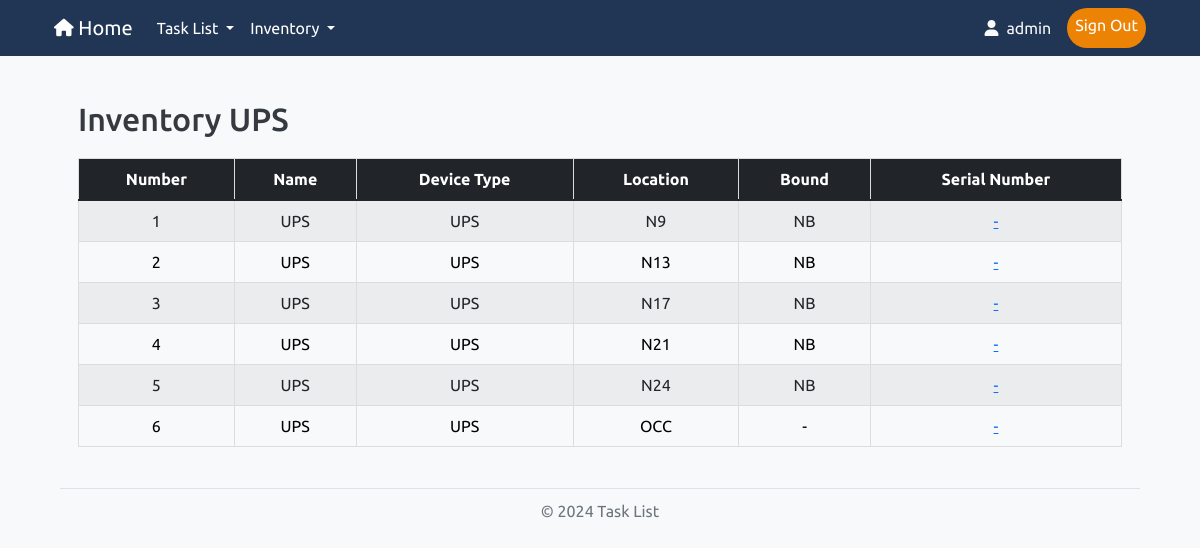
/inventory/ups (signed in), run on the app's committed database.
### models.py (models this page shows, shortened)
class User(UserMixin, db.Model):
    id = db.Column(db.Integer, primary_key=True)
    username = db.Column(db.String(50), unique=True, nullable=False)
    password = db.Column(db.String(255), nullable=False)
    role = db.Column(db.String(20), nullable=False)

class DeviceName(db.Model):
    id = db.Column(db.Integer, primary_key=True)
    name = db.Column(db.String(100), nullable=False)
    device_type_id = db.Column(db.Integer, db.ForeignKey('device_type.id'), nullable=False)
    location_id = db.Column(db.Integer, db.ForeignKey('location.id'), nullable=False)
    device_type = db.relationship('DeviceType', backref=db.backref('device_names', lazy=True))
    location = db.relationship('Location', backref=db.backref('device_names', lazy=True))
    bound = db.Column(db.String(100), nullable=True)
    inandout = db.Column(db.String(100), nullable=True)
    serial_number = db.Column(db.String(100), nullable=True)
    ip_address = db.Column(db.String(45), nullable=True)
    mac_address = db.Column(db.String(17), nullable=True)
    channel = db.Column(db.String(50), nullable=True)
    device_role = db.Column(db.String(50), nullable=True)
    force_data = db.Column(db.String(50), nullable=True)
    vac_white = db.Column(db.String(50), nullable=True)
    current_white = db.Column(db.String(50), nullable=True)
    vac_red = db.Column(db.String(50), nullable=True)
    current_red = db.Column(db.String(50), nullable=True)
    vac_yellow = db.Column(db.String(50), nullable=True)
    current_yellow = db.Column(db.String(50), nullable=True)
    f1_f2 = db.Column(db.String(50), nullable=True)
    red_module = db.Column(db.String(50), nullable=True)
    white_module = db.Column(db.String(50), nullable=True)
    yellow_module = db.Column(db.String(50), nullable=True)

class DeviceType(db.Model):
    id = db.Column(db.Integer, primary_key=True)
    name = db.Column(db.String(50), nullable=False)
    line_id = db.Column(db.Integer, db.ForeignKey('line.id'), nullable=False)
    line = db.relationship('Line', backref=db.backref('device_types', lazy=True))

class Location(db.Model):
    id = db.Column(db.Integer, primary_key=True)
    name = db.Column(db.String(50), nullable=False)
    line_id = db.Column(db.Integer, db.ForeignKey('line.id'), nullable=False)
    line = db.relationship('Line', backref=db.backref('locations', lazy=True))

### routes.py (the view)
    @app.route('/inventory/ups', endpoint='inventory_ups')
    @login_required
    def inventory_ups():
        devices = DeviceName.query.join(DeviceType).filter(DeviceType.name == 'UPS').all()
        return render_template("inventory_ups.html", devices=devices)

### app.py (called while the page is built)
@login_manager.user_loader
def load_user(user_id):      # โหลดผู้ใช้จากฐานข้อมูลตาม user_id
    return User.query.get(int(user_id))

### templates/inventory_ups.html (shortened to what this page needs)
{% import "bootstrap/wtf.html" as wtf %}
{% extends "layout.html" %}
{% block content %}
<!DOCTYPE html>
<html lang="en">
<head>
    <link rel="stylesheet" href="https://cdn.jsdelivr.net/npm/bootstrap@5.1.3/dist/css/bootstrap.min.css">
    <link rel="stylesheet" href="https://cdn.jsdelivr.net/npm/bootstrap-table/dist/bootstrap-table.min.css">
    <link rel="stylesheet" href="{{ url_for('static', filename='/style.css') }}">
</head>
<body>
<div class="container">
    <br>
    <h2>Inventory UPS</h2>
    {% if devices %}
    <table data-toggle="table"
           data-search="true"
           data-pagination="true"
           data-page-list="[20, 50, 100, 150, all]"
           data-page-size="20"
           class="table table-striped table-hover">
        <thead class="table-dark">
            <tr>
                <th data-sortable="true" data-field="number">Number</th>
                <th data-sortable="true" data-field="name">Name</th>
                <th data-sortable="true" data-field="device_type">Device Type</th>
                <th data-sortable="true" data-field="location_name">Location</th>
                <th data-sortable="true" data-field="bound">Bound</th>
                <th data-sortable="true" data-field="serial_number">Serial Number</th>
            </tr>
        </thead>
        <tbody>
            {% for device in devices %}
            <tr>
                <td>{{ loop.index }}</td>
                <td>{{ device.name }}</td>
                <td>{{ device.device_type.name if device.device_type else '-' }}</td>
                <td>{{ device.location.name if device.location else '-' }}</td>
                <td>{{ device.bound or ('-') }}</td>
                <td>
                    <a href="{{ url_for('edit_serial_number', device_id=device.id, ref=request.url) }}">
                        {{ device.serial_number or ('-') }}
                    </a>
                </td>
            </tr>
            {% endfor %}
        </tbody>
    </table>
    {% endif %}
</div>
</body>
</html>
{% endblock %}

### templates/layout.html (shortened to what this page needs)
<!DOCTYPE html>
<html lang="en">
<head>
    <link href="https://cdn.jsdelivr.net/npm/bootstrap@5.3.3/dist/css/bootstrap.min.css" rel="stylesheet">
    <link rel="stylesheet" href="https://cdnjs.cloudflare.com/ajax/libs/font-awesome/6.0.0-beta3/css/all.min.css">
    <link rel="stylesheet" href="{{ url_for('static', filename='/style.css') }}">
	<link href="https://unpkg.com/boxicons@latest/css/boxicons.min.css" rel="stylesheet">
</head>
<body>
	<nav class="navbar navbar-expand-lg navbar-dark sticky-top" id="custom-navbar">
		<div class="container">
			<a class="navbar-brand" href="/"><i class="fa-solid fa-house fa-sm"></i> Home</a>
			<div class="collapse navbar-collapse" id="navbarNav">
				<ul class="navbar-nav me-auto">
					<li class="nav-item dropdown">
						<a class="nav-link dropdown-toggle" href="/" id="navbarDropdown" role="button" data-bs-toggle="dropdown" aria-expanded="false">
							Task List
						</a>
					</li>
					<li class="nav-item dropdown">
						<a class="nav-link dropdown-toggle" href="/" id="navbarDropdown" role="button" data-bs-toggle="dropdown" aria-expanded="false">
							Inventory
						</a>
					</li>
				</ul>
				<ul class="navbar-nav ms-auto">
					{% if current_user.is_authenticated %}
						<span class="navbar-text text-light me-3 navbar-text"><i class="fa-solid fa-user"></i> {{ current_user.username }}</span>
						<a class="nav-link custom-login-btn" href="{{ url_for('logout') }}">Sign Out</a>
					{% else %}
						<a class="nav-link custom-login-btn" href="{{ url_for('login') }}">Sign In</a>
					{% endif %}
				</ul>
			</div>
		</div>
	</nav>
	<main class="container">
		{% block content %}
		{% endblock %}
	</main>
	<footer>
		<div class="footer-line"></div>
		<p class="footer-text">© 2024 Task List</p>
	</footer>
</body>
</html>

### static/style.css (style rules this page uses)
body { font-family: 'Ubuntu', sans-serif; background-color: #f8f9fa; color: #343a40; margin: 0; padding: 0; }
#custom-navbar { background-color: #213555; }
#custom-navbar .nav-link { color: #ffffff; }
main { flex: 1; padding: 20px; }
footer { padding: 5px 0; }
.footer-line { border-top: 1px solid #dee2e6; width: 90%; margin: 0 auto; }
.footer-text { text-align: center; margin-top: 10px; color: #6c757d; }
.navbar-text { display: flex; align-items: center; }
.navbar-text i { margin-right: 8px; }
.custom-login-btn { background-color: #EC8305; color: #FFFAEC; border: none; padding: 5px 20px; border-radius: 1.25rem; text-align: center; text-decoration: none; display: inline-block; font-size: 16px; }
table { width: 100%; margin: 20px auto; max-width: 100%; border-collapse: collapse; }
th, td { border: 1px solid #ddd; padding: 8px; text-align: center; }
th { background-color: #f4f4f4; }

### data on the page
User: username "admin"
DeviceName: name "UPS", device_type "UPS", location "N9", bound "NB", serial_number "-"
DeviceName: name "UPS", device_type "UPS", location "N13", bound "NB", serial_number "-"
DeviceName: name "UPS", device_type "UPS", location "N17", bound "NB", serial_number "-"
DeviceName: name "UPS", device_type "UPS", location "N21", bound "NB", serial_number "-"
DeviceName: name "UPS", device_type "UPS", location "N24", bound "NB", serial_number "-"
DeviceName: name "UPS", device_type "UPS", location "OCC", bound "-", serial_number "-"
